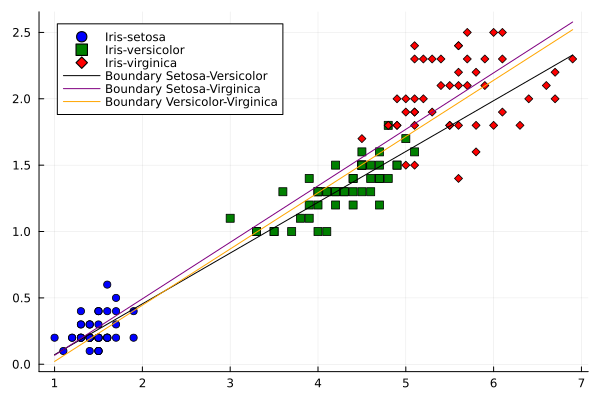

Write the Julia code that produced this figure.
using Plots
using DataFrames
using CSV
using GLM # Untuk menghasilkan formula dan model regresi linear

# Baca dataset Iris dari file CSV
iris_df = CSV.File("iris.csv") |> DataFrame

# Pisahkan data untuk masing-masing kelas
setosa_data = iris_df[iris_df.class .== "Iris-setosa", :]
versicolor_data = iris_df[iris_df.class .== "Iris-versicolor", :]
virginica_data = iris_df[iris_df.class .== "Iris-virginica", :]

# Hitung model regresi linear untuk memisahkan Iris-setosa vs. Iris-versicolor
setosa_versicolor_model = lm(@formula(petalwidth ~ petallength), vcat(setosa_data, versicolor_data))

# Hitung model regresi linear untuk memisahkan Iris-setosa vs. Iris-virginica
setosa_virginica_model = lm(@formula(petalwidth ~ petallength), vcat(setosa_data, virginica_data))

# Hitung model regresi linear untuk memisahkan Iris-versicolor vs. Iris-virginica
versicolor_virginica_model = lm(@formula(petalwidth ~ petallength), vcat(versicolor_data, virginica_data))

# Scatter plot data
scatter(setosa_data.petallength, setosa_data.petalwidth, label="Iris-setosa", color=:blue, marker=:circle)
scatter!(versicolor_data.petallength, versicolor_data.petalwidth, label="Iris-versicolor", color=:green, marker=:square)
scatter!(virginica_data.petallength, virginica_data.petalwidth, label="Iris-virginica", color=:red, marker=:diamond)

# Plot garis kontur berdasarkan model regresi
x = minimum(iris_df.petallength):0.1:maximum(iris_df.petallength)
plot!(x, predict(setosa_versicolor_model, DataFrame(petallength=x)), label="Boundary Setosa-Versicolor", color=:black)
plot!(x, predict(setosa_virginica_model, DataFrame(petallength=x)), label="Boundary Setosa-Virginica", color=:purple)
plot!(x, predict(versicolor_virginica_model, DataFrame(petallength=x)), label="Boundary Versicolor-Virginica", color=:orange)

# Tampilkan legenda
# legend()

png("hw-julia3.png")
